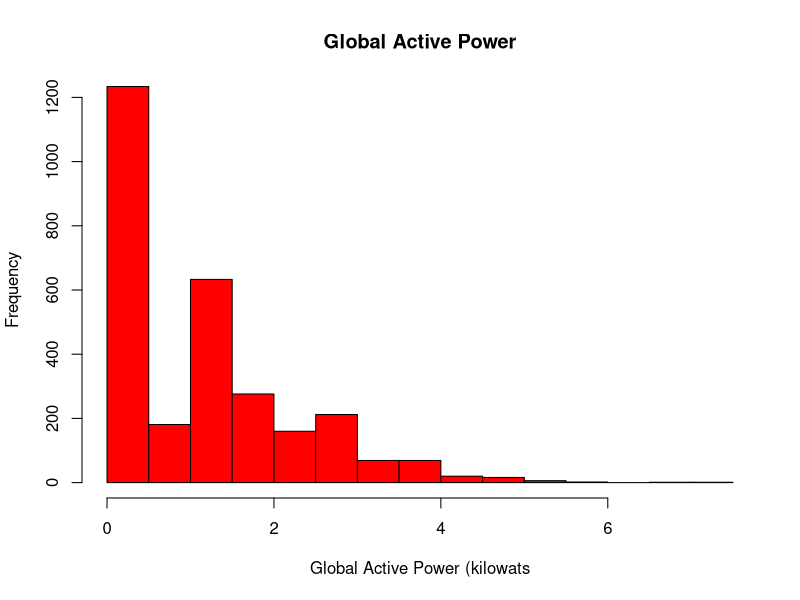

The R script that drew this image:
#Plot 1
library(dplyr)
library(here)

data <- read.csv(here("./data/2007_power_consumption.csv"), sep = ",")

dev.new(width = 480, height = 480, unit = "px") #noRStudioGD = TRUE)

hist(data$Global_active_power,
     plot = T,
     #xlim = c(0, 6),
     ylim = c(0, 1200),
     xlab = "Global Active Power (kilowats", 
     ylab = "Frequency", 
     main = "Global Active Power",
     col = "red")

# Save to PNG

dev.copy(png, file = "plot1.png")

